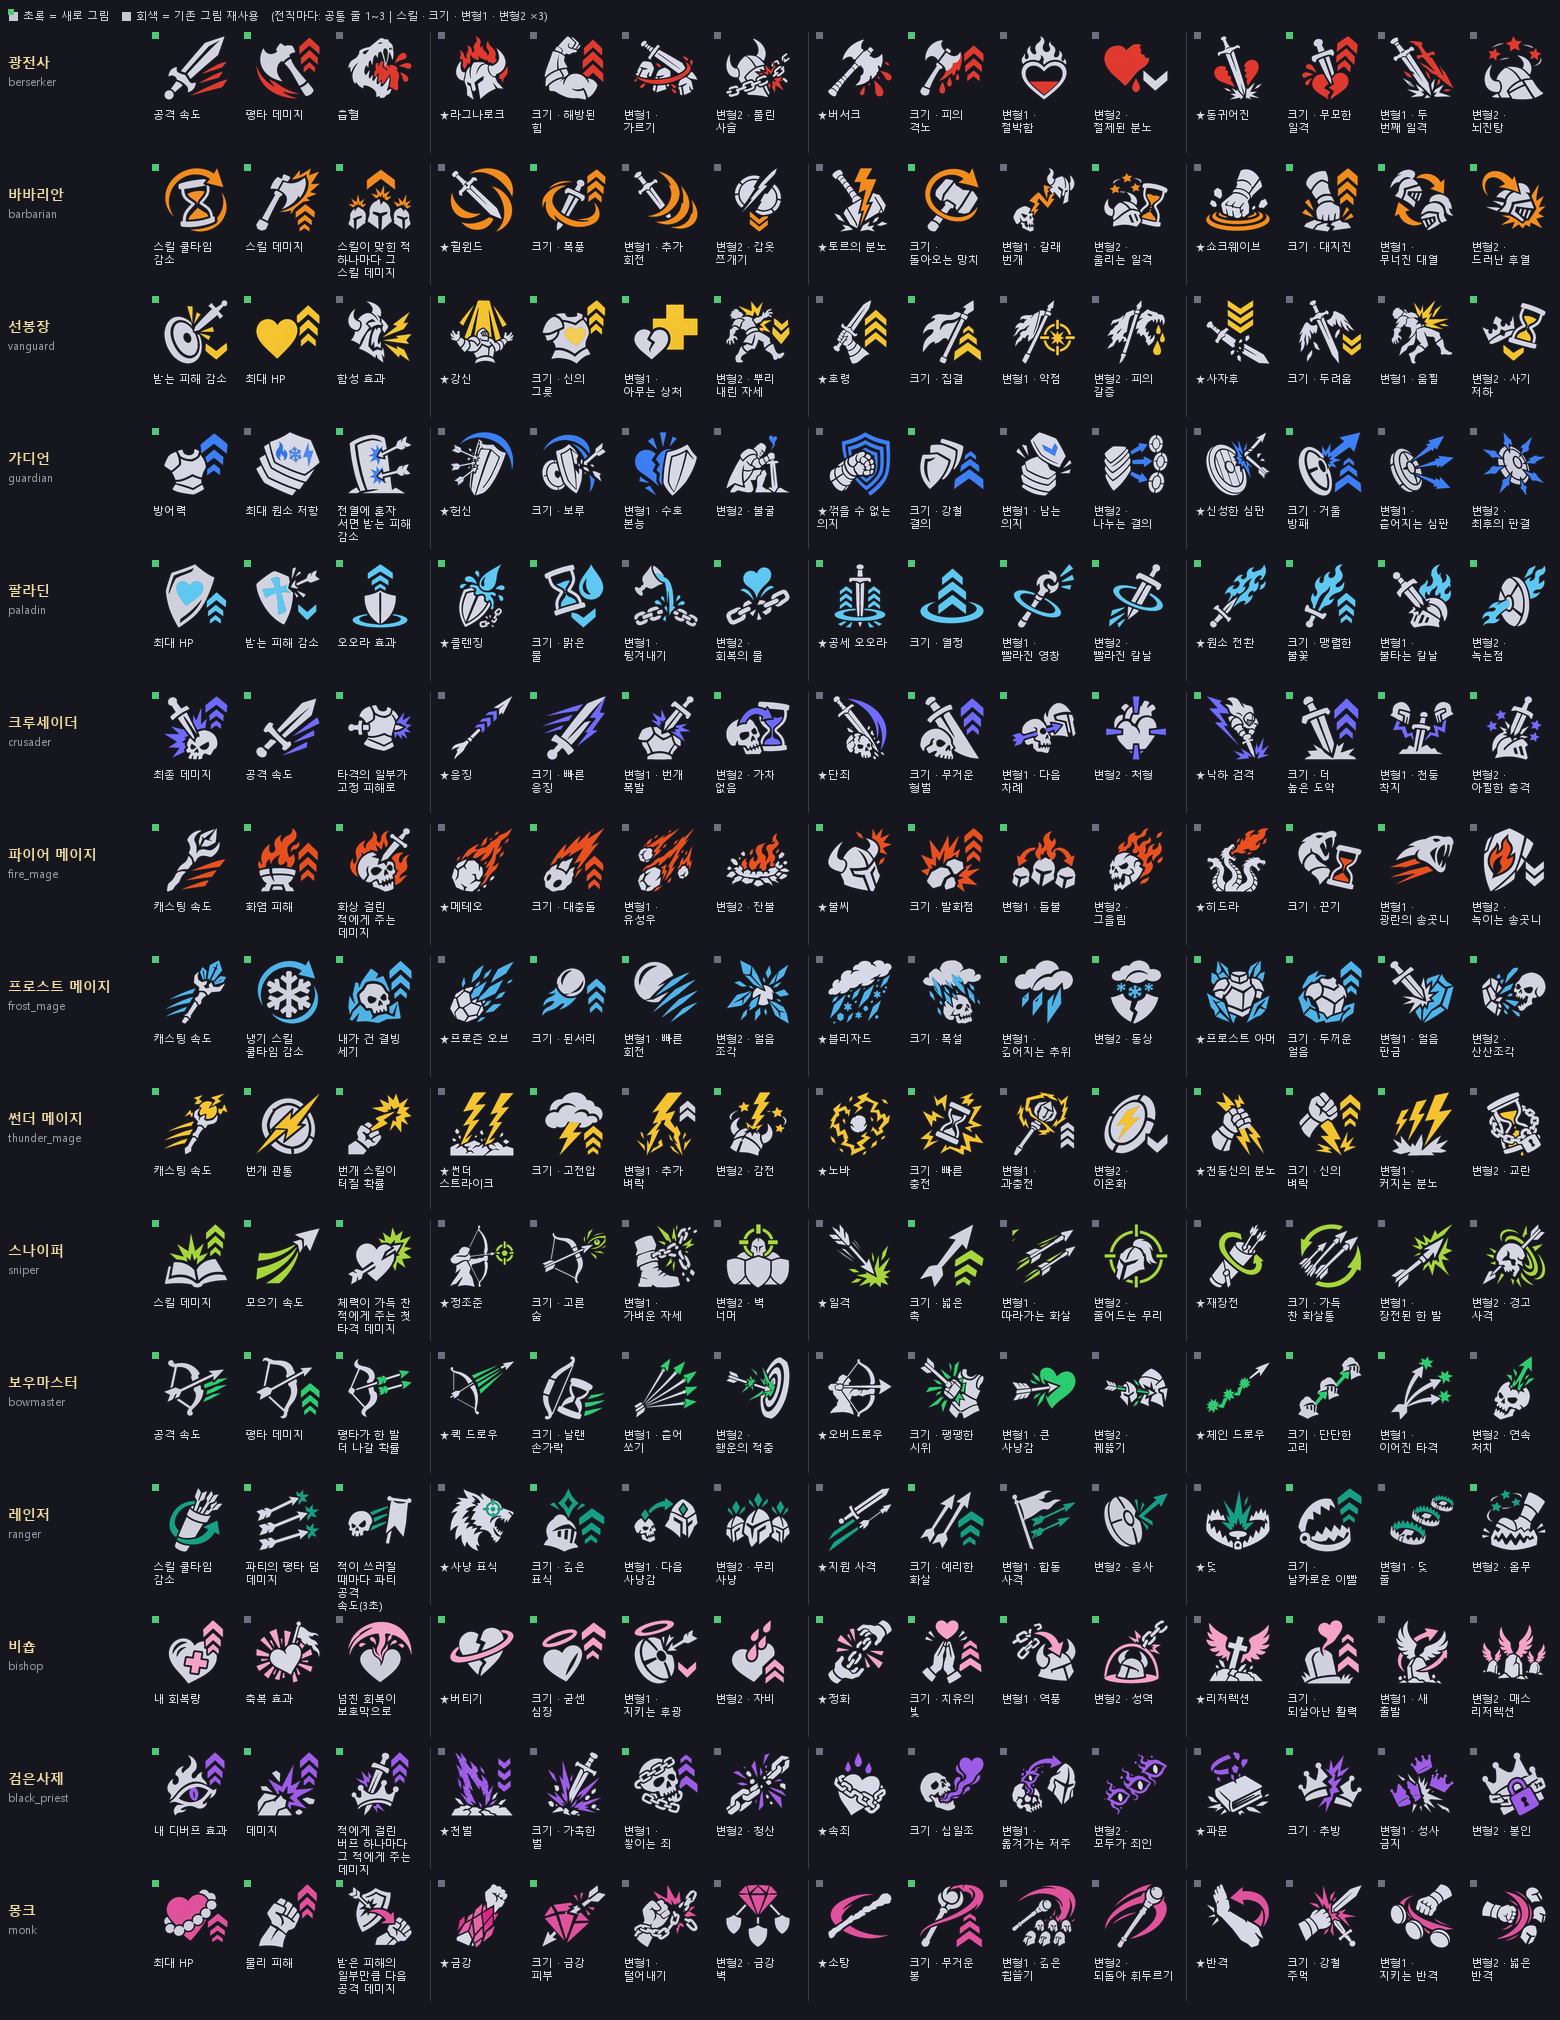

Recreate this plot in Python.
# -*- coding: utf-8 -*-
"""Review board — one row per advance, laid out like the board: common 1-3 | skill · size · var1 · var2 (x3).

python review_board.py  -> review_board.png (installed files under icons_source · green tag = new drawing · grey = reuse)
"""
import csv
import json
import textwrap
from pathlib import Path

from PIL import Image, ImageDraw, ImageFont

HERE = Path(__file__).resolve().parent
ICONS = HERE.parents[3]
REPO = HERE.parents[7]
PLAN = json.loads((HERE / 'plan.json').read_text(encoding='utf-8'))
FONT = ImageFont.truetype('C:/Windows/Fonts/malgun.ttf', 11)
FONT_B = ImageFont.truetype('C:/Windows/Fonts/malgunbd.ttf', 14)
S, CW, CH, PAD = 72, 92, 126, 6

rd = lambda f: list(csv.DictReader(open(REPO / 'src/data' / f, encoding='utf-8-sig')))
advs = rd('advance.csv')
skills = {r['skill_id']: r for r in rd('skill.csv')}
common = {(r['advance_id'], r['slot']): r for r in rd('advance_common.csv')}
nodes = {(r['skill_id'], r['slot']): r for r in rd('advance_node.csv')}
by_adv = {}
for r in rd('skill.csv'):
    if r['owner_kind'] == 'advance':
        by_adv.setdefault(r['owner_id'], []).append(r['skill_id'])
SLOT_KR = {'size': '크기', 'var1': '변형1', 'var2': '변형2'}


def cell(img, d, x, y, path, label, target):
    if path.exists():
        t = Image.open(path).convert('RGBA').resize((S, S), Image.LANCZOS)
        img.paste(t, (x + (CW - S) // 2, y), t)
    new = target in PLAN['draw']
    reuse = target in PLAN['reuse']
    if new or reuse:
        d.rectangle([x + 2, y, x + 8, y + 6], fill=(80, 200, 120) if new else (110, 110, 125))
    for i, line in enumerate(textwrap.wrap(label, 8)[:4]):
        d.text((x + 3, y + S + 3 + i * 13), line, font=FONT, fill=(215, 215, 225))


def main():
    cols = 3 + 12
    W = 150 + cols * CW + 3 * 10
    H = len(advs) * (CH + PAD) + 40
    img = Image.new('RGB', (W, H), (22, 22, 30))
    d = ImageDraw.Draw(img)
    d.text((8, 8), '■ 초록 = 새로 그림   ■ 회색 = 기존 그림 재사용   (전직마다: 공통 줄 1~3 | 스킬 · 크기 · 변형1 · 변형2 ×3)', font=FONT, fill=(200, 200, 210))
    d.rectangle([8, 9, 13, 14], fill=(80, 200, 120))
    for ri, a in enumerate(advs):
        y = 32 + ri * (CH + PAD)
        d.text((8, y + 20), a['name_kr'], font=FONT_B, fill=(240, 220, 160))
        d.text((8, y + 42), a['advance_id'], font=FONT, fill=(150, 150, 160))
        x = 150
        for n in '123':
            c = common[(a['advance_id'], n)]
            cell(img, d, x, y, ICONS / f"mastery/advance/{a['advance_id']}_{n}.png", c['name_kr'], f"common:{a['advance_id']}_{n}")
            x += CW
        for sid in by_adv[a['advance_id']]:
            x += 10
            d.line([x - 6, y, x - 6, y + CH - 6], fill=(60, 60, 75))
            cell(img, d, x, y, ICONS / f'skills/{sid}.png', '★' + skills[sid]['name_kr'], f'skill:{sid}')
            x += CW
            for slot in ('size', 'var1', 'var2'):
                nd = nodes[(sid, slot)]
                cell(img, d, x, y, ICONS / f'mastery/advance/{sid}_{slot}.png', f"{SLOT_KR[slot]} · {nd['name_kr']}", f'tail:{sid}_{slot}')
                x += CW
    img.save(HERE / 'review_board.png')
    print('review_board.png', img.size)


if __name__ == '__main__':
    main()
